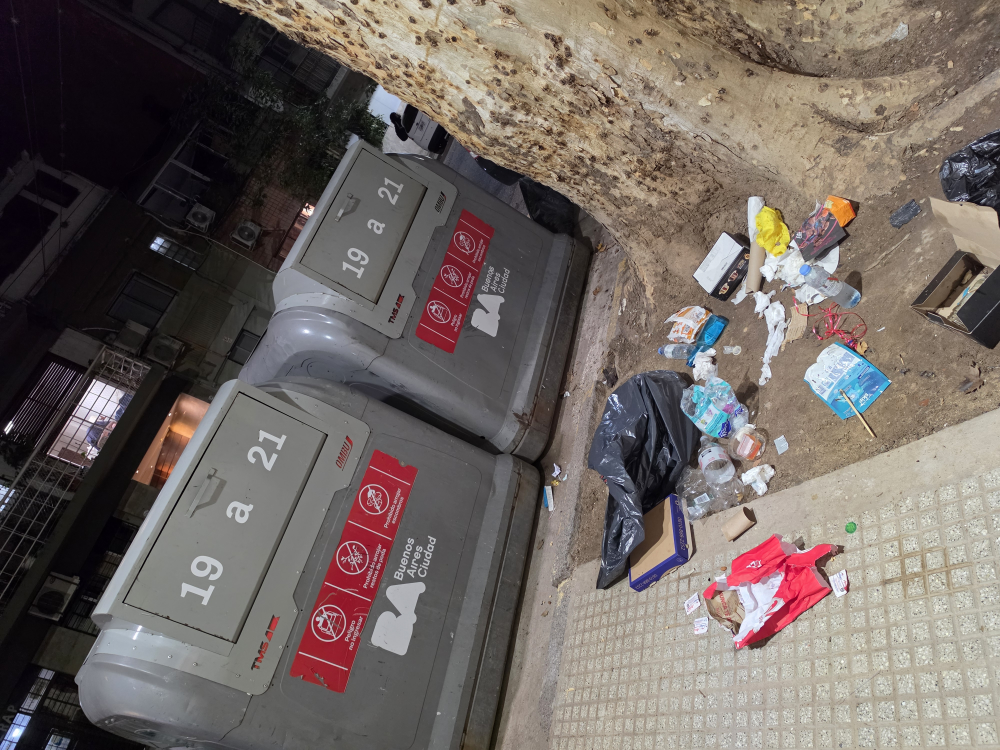
#> input picture assets/img/logs/20260410_202250.jpg, 4000 x 3000 px (shown at 1/4 size); its folder holds 4 pictures in this run
$ python generate_thumbs.py
#> lines starting #> are read from the running program, lines starting #| are printed output that depends on the picture
import os
import sys

try:
    from PIL import Image
except ImportError:
    print("Error: The 'Pillow' library is required to generate thumbnails.")
    print("Please run: pip install Pillow")
    sys.exit(1)

IMG_LOGS_DIR = os.path.join(os.path.dirname(os.path.abspath(__file__)), 'assets', 'img', 'logs')

def generate_thumbnails():
    if not os.path.exists(IMG_LOGS_DIR):
        print(f"Error: Directory {IMG_LOGS_DIR} not found.")
        return

    for img_name in os.listdir(IMG_LOGS_DIR):
        if img_name.lower().endswith(('.jpg', '.jpeg')) and not img_name.startswith('thumb_'):
            full_path = os.path.join(IMG_LOGS_DIR, img_name)
            thumb_path = os.path.join(IMG_LOGS_DIR, f"thumb_{img_name}")

            if not os.path.exists(thumb_path):
                print(f"Generating thumbnail for {img_name}...")
                with Image.open(full_path) as img:
                    # Resize max 400x400 keeping aspect ratio
#> img is the input picture: PIL image 4000x3000 RGB; mean R, G, B 112.1, 102.6, 98.1
                    img.thumbnail((400, 400))
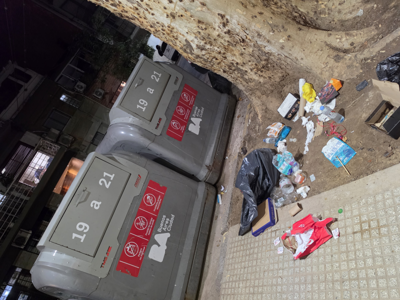
#> img: PIL image 400x300 RGB; mean R, G, B 112, 102.6, 98.1
                    # Save optimized
                    img.save(thumb_path, "JPEG", quality=75, optimize=True)
                    print(f"Saved {thumb_path}")
            else:
                print(f"Thumbnail for {img_name} already exists.")
#> pass 2 of the loop in generate_thumbnails, `for img_name in os.listdir(IMG_LOGS_DIR):`:
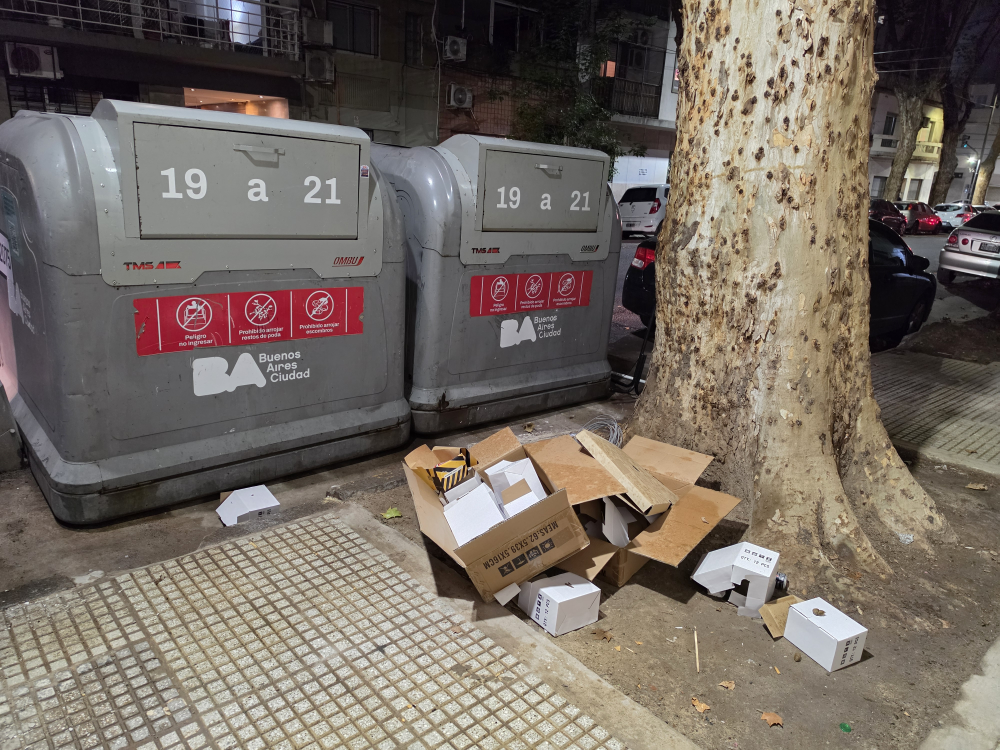
#> input picture assets/img/logs/20260411_201514.jpg, 4000 x 3000 px (shown at 1/4 size)
#> in generate_thumbnails, img is the input picture: PIL image 4000x3000 RGB; mean R, G, B 116.8, 107.3, 98.7
#> in generate_thumbnails, `img.thumbnail((400, 400))`:
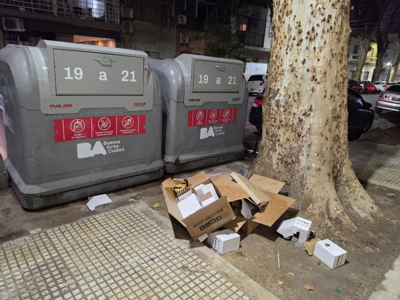
#> img: PIL image 400x300 RGB; mean R, G, B 116.7, 107.2, 98.7
#> pass 3 of the loop in generate_thumbnails, `for img_name in os.listdir(IMG_LOGS_DIR):`:
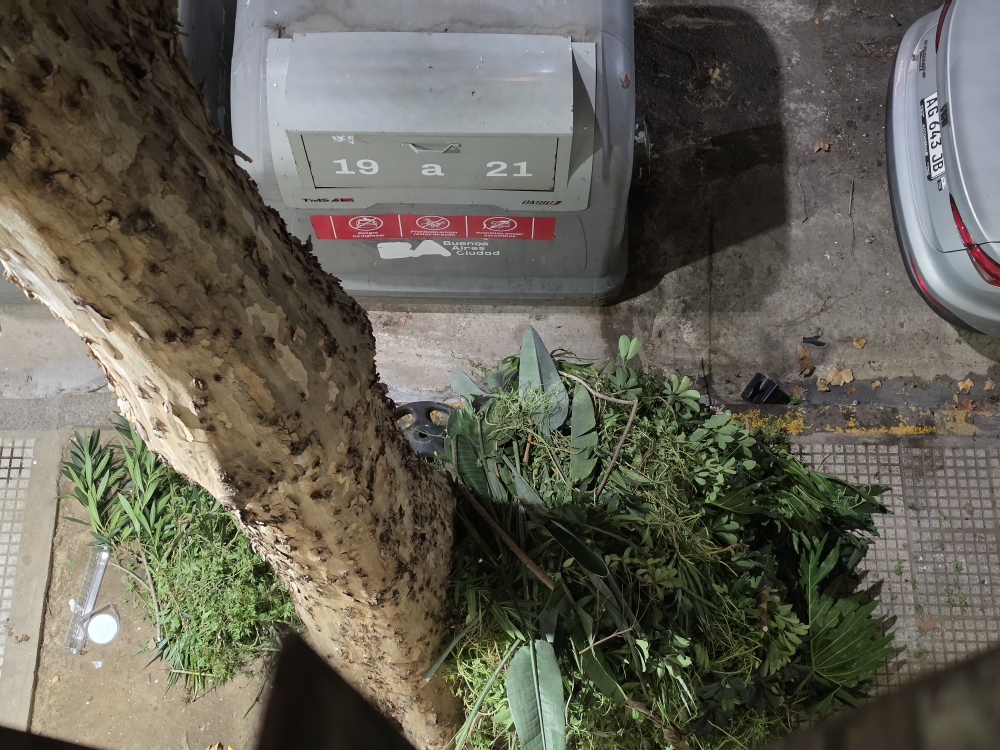
#> input picture assets/img/logs/20260429_200636.jpg, 4000 x 3000 px (shown at 1/4 size)
#> in generate_thumbnails, img is the input picture: PIL image 4000x3000 RGB; mean R, G, B 100.1, 97.6, 85.6
#> in generate_thumbnails, `img.thumbnail((400, 400))`:
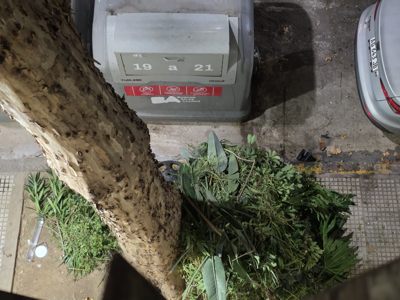
#> img: PIL image 400x300 RGB; mean R, G, B 100.1, 97.6, 85.6
#> the loop made 4 passes; the first 3 are shown

if __name__ == "__main__":
    print("Starting thumbnail generation...")
    generate_thumbnails()
    print("Done!")
